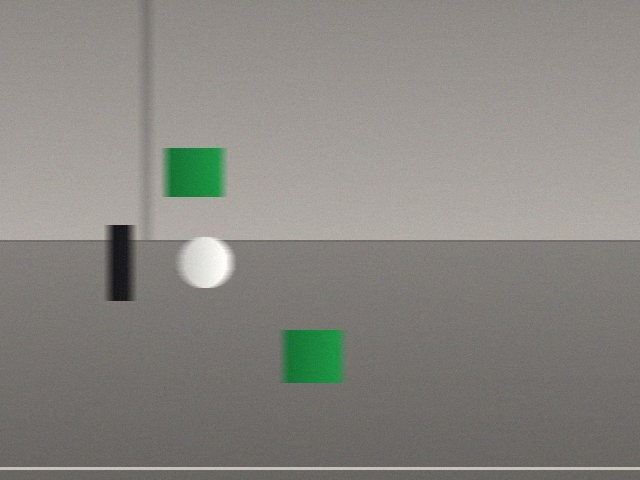
#> input picture lab-3/data/absent/absent-000.jpg, 640 x 480 px
$ python -i step2.py   (imports and definitions only)
#> lines starting #> are read from the running program, lines starting #| are printed output that depends on the picture; after the words box and inside, x2 and y2 are one past the last pixel; in counts of white or black regions, pixels touching at a corner belong together
### lab-3/harness.py
"""Small helpers the engine gives you. **Do not modify this file.**

You get one thing here: `show`, which writes an intermediate image to `out/`
when the engine runs with `--show`, and does nothing otherwise. A vision
pipeline is debugged by looking at it, and this is how you look.

    from harness import show

    show("mask", mask)              # any 2D or 3D numpy array
"""
from __future__ import annotations

import pathlib

import cv2
import numpy as np

_state = {"enabled": False, "dir": pathlib.Path("out"), "stem": "frame"}


# [4 lines left out: function enable, not called in this run]


def frame(stem: str) -> None:
    _state["stem"] = stem


def show(tag: str, image) -> None:
    """Write `image` to out/<frame>-<tag>.png, when --show is on."""
    if not _state["enabled"]:
        return
    arr = np.asarray(image)
    if arr.dtype != np.uint8:
        lo, hi = float(np.min(arr)), float(np.max(arr))
        arr = np.zeros_like(arr, dtype=np.uint8) if hi - lo < 1e-9 else \
            ((arr - lo) / (hi - lo) * 255).astype(np.uint8)
    if arr.ndim == 3 and arr.shape[2] == 3:
        arr = cv2.cvtColor(arr, cv2.COLOR_RGB2BGR)
    cv2.imwrite(str(_state["dir"] / f"{_state['stem']}-{tag}.png"), arr)

### lab-3/step2.py
"""Step 2 — The markers.

You write one function here: `detect_marker`. It finds a paper cylinder in an
image, and says which of the nine sheets it is, how far, and in which
direction. Run it with:

    python engine.py --input files --set even --show

Then open `out/`: your intermediate images are there. Open them again after
every change. A vision pipeline is debugged by looking.

Read this file from top to bottom. Do what each TODO asks.
"""

# The type hints below (`image: np.ndarray`, `-> str`…) say what each function
# takes and returns. Python does not check them, but your editor uses them to
# help you. This line lets us write them in the modern way.
from __future__ import annotations

# math has the functions of trigonometry: math.atan, math.degrees.
# https://docs.python.org/3/library/math.html
import math

# OpenCV is the library for images. Its Python name is cv2. We use it to change
# the colour space, to close holes in a mask, and to find regions. Its Python
# tutorials are short and have pictures:
# https://docs.opencv.org/4.x/d6/d00/tutorial_py_root.html
import cv2

# numpy is the library for arrays of numbers. An image is an array of
# H x W x 3 numbers: H rows, W columns, 3 colours (red, green, blue), each
# between 0 and 255. Everybody imports it under the short name `np`.
import numpy as np

# `show(name, array)` writes an image to out/ when the engine runs with
# --show, and does nothing otherwise. It is in harness.py.
from harness import show


# -----------------------------------------------------------------------------
# The constants that turn pixels into metres
# -----------------------------------------------------------------------------

# The focal length of the camera, in pixels. The images of data/ were rendered
# with a known camera. data/camera.json describes it: open it in your editor.
FOCAL_PX = 530  # TODO: the value of "focal_px" in data/camera.json

# The real height of the marker: from the top of its top black band to the
# bottom of its bottom black band, in metres. Slide 9 of the lecture ("Distance
# from apparent size") needs it: d = f * H_real / h_pixels.
# assets/geometry.json gives it in millimetres: "cylinder_ink_height_mm".
# Open the file in your editor. You can write a division: 201.5 / 1000.
CYLINDER_HEIGHT_M = 201.5/1000  # TODO: a number, in metres (not in mm)


# -----------------------------------------------------------------------------
# The nine sheets
# -----------------------------------------------------------------------------

# A vertical line down the middle of a marker crosses its bands, from top to
# bottom. We write each band as one letter: "k" black, "w" white, "r" red,
# "g" green. Sheet 1 is black, red, black: "krk".
#
# TODO: complete the patterns of sheets 3, 4, 6, 7 and 8. The table of
# scenario.md §4.1 describes them, and assets/sheet-3.png… show them. Sheet 5
# has 2 black stripes on white: "kwk". Sheets 6, 7 and 8 have 3, 4 and 5.
PATTERNS: dict[str, str | None] = {
    "sheet-1": "krk",
    "sheet-2": "kgk",
    "sheet-3": "krgk",
    "sheet-4": "kgrk",
    "sheet-5": "kwk",
    "sheet-6": "kwkwk",
    "sheet-7": "kwkwkwk",
    "sheet-8": "kwkwkwkwk",
    "sheet-9": "k",
}


# -----------------------------------------------------------------------------
# Two functions are given. Read them line by line. Then give each one a name
# that says what it does.
# -----------------------------------------------------------------------------

# TODO: this function turns one pixel into one letter. Give it a name in two
# or three words joined by "_". Rename it here, and in `detect_marker` below.
def pixel_to_letter(hsv_pixel: np.ndarray) -> str:
    # The pixel is in HSV, not in RGB: hue (the colour on the colour wheel),
    # saturation (how strong the colour is), value (how bright it is). Slide 7
    # ("HSV separates hue from brightness") says why: when the light changes,
    # the hue stays, the value moves.
    # In OpenCV, the three numbers go from 0 to 255, except the hue: an angle
    # from 0 to 360 degrees, stored divided by 2, so from 0 to 179.
    # `h, s, v = hsv_pixel` puts the three numbers in three names at once.
    h, s, v = hsv_pixel
    # Too dark: black ink, whatever its colour.
    if v < 90:
        return "k"
    # A strong colour, bright enough to trust its hue.
    if s > 90 and v > 60:
        # Red is at 0 degrees on the colour wheel, which is also 360: its hue
        # is near 0 or near 180 in OpenCV.
        if h < 12 or h > 168:
            return "r"
        # Green is at 120 degrees: 60 in OpenCV.
        if 40 < h < 90:
            return "g"
    # Anything else: the white paper.
    return "w"


# TODO: this function turns a list of letters, one per row of pixels, into a
# short word, one letter per band. Give it a name in two or three words
# joined by "_". Rename it here, and in `detect_marker` below.
def collapse_color_list(labels: list[str], min_run: int) -> str:
    # Example: labels = ["k", "k", "k", "r", "r", "r", "r", "k", "k", "k"],
    # min_run = 3 gives "krk".
    # A "run" is a group of the same letter, one after the other. A run
    # shorter than `min_run` rows is noise: we drop it.
    # `min_run` is the setting that decides. Too large, a real thin band
    # disappears. Too small, the edge of a shadow adds a band: sheet 6 in a
    # shadow reads as sheet 7.
    out = []                 # the letters kept, one per band
    current = None           # the letter of the current run
    count = 0                # how many rows the current run has so far
    # We add None at the end, so that the last run also closes.
    for label in labels + [None]:
        # Same letter as before: the run goes on.
        if label == current:
            count += 1
            continue
        # A new letter: the current run ends. Keep its letter if the run is
        # long enough, and if it is not the same letter as the band before
        # (a dropped run between two runs of "k" must not give "kk").
        if current is not None and count >= min_run and (not out or out[-1] != current):
            out.append(current)
        # A new run starts, with one row.
        current, count = label, 1
    # "".join(out) makes one word of the letters. .strip("w") removes the
    # white paper above and below the marker.
    return "".join(out).strip("w")


# -----------------------------------------------------------------------------
# Your function
# -----------------------------------------------------------------------------

# Sheet 5 is black, white, black: two black bands, and nothing between them.
# To see one marker, not two, we close the white gap with a tall, thin
# "structuring element" (a small rectangle of ones). How tall, in pixels?
# At 1 m, the marker is about 106 px tall in the image (slide 9), and the
# white gap of sheet 5 is 60 % of it: about 64 px. The rectangle must be
# taller than the gap. Closer than 1 m, the gap grows: keep that in mind in
# step 4.
CLOSE_HEIGHT_PX = 81  # TODO: a whole number of pixels. Try 81.


def detect_marker(image: np.ndarray) -> tuple[str, float | None, float | None, float]:
    # `image` is H x W x 3, in RGB, one byte (0 to 255) per colour.
    # Return a tuple of four values: (target, distance_m, bearing_deg,
    # confidence), for example ("sheet-3", 1.12, -4.5, 0.83).
    #   target      one of the keys of PATTERNS, or "unknown"
    #   distance_m  from the apparent height, in metres
    #   bearing_deg the angle to the marker; to the left is negative
    #   confidence  between 0 and 1
    # "unknown" is an answer, not a failure: the robot does something with it.

    # 1. The colour threshold (slide 13: "The classical pipeline, in four
    #    steps").
    #    TODO: convert the image from RGB to HSV. cv2.cvtColor takes the image
    #    and a code that says which conversion. The codes all start with
    #    cv2.COLOR_: find the right one in the documentation, and replace
    #    COLOR_None with it. Careful: our image is in RGB, not in BGR.
    #    https://docs.opencv.org/4.x/df/d9d/tutorial_py_colorspaces.html
    hsv = cv2.cvtColor(image, cv2.COLOR_RGB2HSV)
#> hsv: shape (480, 640, 3); mean H, S, V 16.2, 18.8, 138.5
    #    `hsv[..., 1]` is the second number of every pixel: an H x W array of
    #    saturations. The `...` means "all the rows, all the columns".
    s, v = hsv[..., 1], hsv[..., 2]
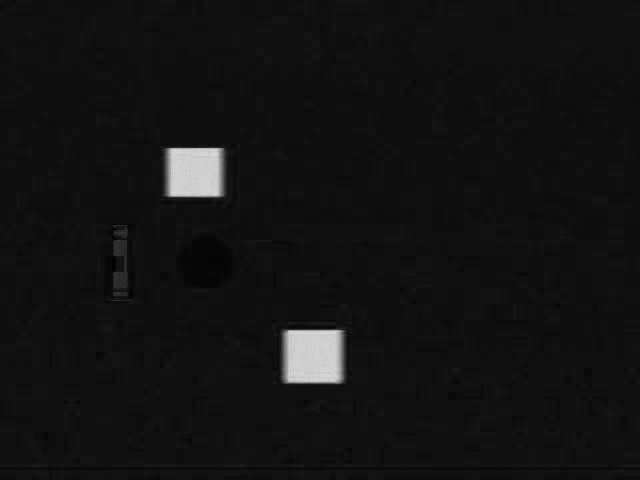
#> s: shape (480, 640); min 0, max 221, mean 18.8

    #    TODO: `ink` is an H x W array of True and False: True where the pixel
    #    is ink. In words: the pixel is dark (v below 95), or it is a strong,
    #    bright colour (s above 95 and v above 55).
    #    On arrays, `and` and `or` do not work: numpy uses `&` for "and", `|`
    #    for "or", on every pixel at once. Put each comparison in parentheses,
    #    as in (v < 95): `&` and `|` are computed before `<`.
    ink = (v < 95) | ((s>95) & (v>55))
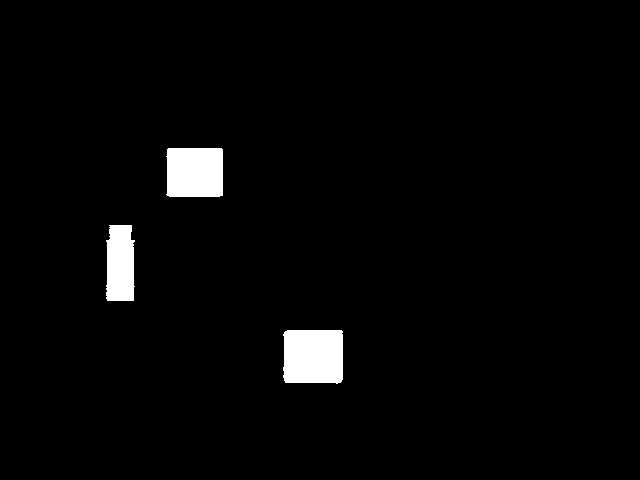
#> ink: shape (480, 640) bool; 2.6% white; 3 white regions, box (x1, y1, x2, y2) and area: (283, 330, 343, 384) 3126, (166, 148, 223, 197) 2739, (106, 225, 135, 301) 1991

    # 2. Morphology: close the holes, and join the top and bottom bands of
    #    sheet 5. A "closing" fills every gap smaller than the structuring
    #    element. `.astype(np.uint8)` turns True/False into 1/0: OpenCV wants
    #    numbers.
    #    https://docs.opencv.org/4.x/d9/d61/tutorial_py_morphological_ops.html
    #    TODO: np.ones((rows, columns), np.uint8) is the structuring element.
    #    Replace None with the number of rows: the height you chose above.
    #    Three columns: we close vertically only.
    mask = cv2.morphologyEx(ink.astype(np.uint8), cv2.MORPH_CLOSE,
                            np.ones((CLOSE_HEIGHT_PX, 3), np.uint8))
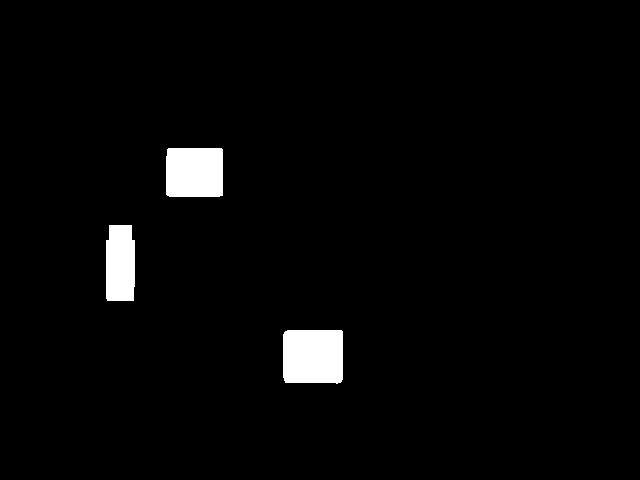
#> mask: shape (480, 640); values 0 (black) and 1 (white), 2.6% white; 3 white regions
    #    Look at it: out/<image>-marker-mask.png. 1 * 255 is white.
    show("marker-mask", mask * 255)

    # 3. Contours: the outline of each white region of the mask.
    #    RETR_EXTERNAL keeps the outer outlines only; CHAIN_APPROX_SIMPLE
    #    stores them with few points. `_` is a value we do not use.
    #    https://docs.opencv.org/4.x/d4/d73/tutorial_py_contours_begin.html
    contours, _ = cv2.findContours(mask, cv2.RETR_EXTERNAL, cv2.CHAIN_APPROX_SIMPLE)
#> contours = 3 contours; box (x1, y1, x2, y2) and area: (283, 330, 343, 384) 3054, (166, 148, 223, 197) 2674, (106, 225, 135, 301) 1996
    #    cv2.boundingRect gives the smallest upright box around a contour:
    #    (x, y, w, h), its left column, its top row, its width and its height.
    #    https://docs.opencv.org/4.x/dd/d49/tutorial_py_contour_features.html
    #    The form `[f(c) for c in contours]` is a "list comprehension": a list
    #    with one value per contour. It is the same as a for loop that calls
    #    .append().
    boxes = [cv2.boundingRect(c) for c in contours]
#> boxes = [(283, 330, 60, 54), (106, 225, 29, 76), (166, 148, 57, 49)]

    # 4. The shape filter. A marker is a rolled A4 sheet, standing: 297 mm
    #    around, so 297 / pi = 95 mm wide, and about 200 mm tall. Seen from
    #    the front, height / width is about 2.1. At an angle, or half hidden,
    #    it changes: we accept from 0.9 to 2.6.
    #    TODO: keep only the boxes b that are a possible marker. `b[2]` is the
    #    width, `b[3]` the height. In words: at least 24 px tall, at least 8 px
    #    wide, and height / width between 0.9 and 2.6. Python accepts
    #    `0.9 <= a <= 2.6`. Write the condition after `if`.
    boxes = [b for b in boxes if b[2] >= 8 and b[3] >= 24 and 0.9 <= (b[3] / b[2]) <= 2.6]
#> boxes = [(283, 330, 60, 54)]
    if not boxes:
        return "unknown", None, None, 0.0

    #    The tallest box. max(list, key=f) returns the element whose f is the
    #    largest. `lambda b: b[3]` is a small function without a name: it
    #    takes b and returns its height.
    #    https://docs.python.org/3/library/functions.html#max
    x, y, w, height = max(boxes, key=lambda b: b[3])
#> x = 283; y = 330; w = 60; height = 54

    # 5. Read the bands, down a thin column at the centre of the box: from
    #    the column x + w // 2 - half to the column x + w // 2 + half.
    #    `a:b` in an index keeps the rows (or columns) from a to b - 1.
    half = max(1, w // 8)
#> half = 7
    column = hsv[y:y + height, x + w // 2 - half: x + w // 2 + half + 1]
    #    `column` has `height` rows. Each row, column[row], is a small array:
    #    one line per pixel, one column per channel (H, S, V).
    #    TODO: the median pixel of each row: np.median of column[row] takes the
    #    median of each channel over the pixels of the row, when you give it
    #    the right `axis`. axis=0 goes down the lines, axis=1 across the
    #    columns. Which one gives three numbers, H, S and V? Replace None.
    #    https://numpy.org/doc/stable/reference/generated/numpy.median.html
    labels = [pixel_to_letter(np.median(column[row], axis=0))
              for row in range(height)]
#> in pixel_to_letter, `h, s, v = hsv_pixel`: h = 69; s = 159; v = 120
#> labels = 54 items, first 6: 'g', 'g', 'g', 'g', 'g', 'g'
    #    A run must last a twentieth of the height, and at least 3 rows.
    word = collapse_color_list(labels, max(3, height // 20))
#> the loop in collapse_color_list, `for label in labels + [None]:` made 55 passes
#> label on passes 2 to 9: 'g', 'g', 'g', 'g', 'g', 'g', 'g', 'g'
#> after the loop in collapse_color_list, `for label in labels + [None]:`: out = ['g']
#> word = 'g'

    #    TODO: the sheet whose pattern is `word`. In words: start with
    #    sheet = None; for each name and pattern of PATTERNS.items(), if the
    #    pattern is equal to word, the sheet is that name.

    sheet = None
    for name,pattern in PATTERNS.items():
        if pattern == word:
            sheet = name
            break
    if sheet is None:
        return "unknown", None, None, 0.0

    # 6. Distance and bearing.
    #    TODO: the distance, in metres, from the apparent height `height`, in
    #    pixels. Slide 9: d = f * H_real / h_pixels. Use FOCAL_PX and
    #    CYLINDER_HEIGHT_M.
    distance = FOCAL_PX*CYLINDER_HEIGHT_M/height

    #    How far the centre of the box is from the centre of the image, in
    #    pixels. image.shape is (H, W, 3): image.shape[1] is the width.
    offset = x + w / 2 - image.shape[1] / 2
    #    TODO: the bearing, in degrees. In the camera, tan(angle) = offset /
    #    focal. math.atan gives the angle in radians, math.degrees turns it
    #    into degrees.
    bearing = math.degrees(math.atan(offset/FOCAL_PX))

    # 7. The confidence: the fraction of ink in the box. `.mean()` of an array
    #    of True/False is the fraction of True. np.clip keeps a number between
    #    0 and 1. https://numpy.org/doc/stable/reference/generated/numpy.clip.html
    ink_fraction = float(ink[y:y + height, x:x + w].mean())
    return sheet, distance, bearing, float(np.clip(0.40 + 0.9 * ink_fraction, 0, 1))

>>> import cv2
>>> picture = cv2.cvtColor(cv2.imread('data/absent/absent-000.jpg'), cv2.COLOR_BGR2RGB)
>>> result = detect_marker(picture)

$ run again, on lab-3/data/absent/absent-002.jpg
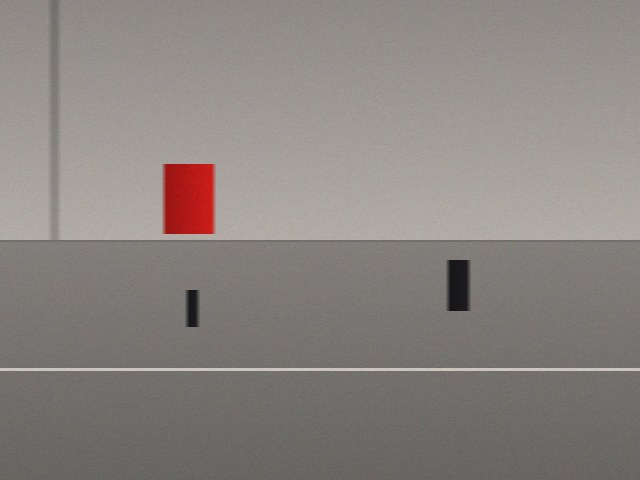
#> input picture lab-3/data/absent/absent-002.jpg, 640 x 480 px
#> hsv: shape (480, 640, 3); mean H, S, V 14.7, 17.7, 138.2
#> in detect_marker, `ink = (v < 95) | ((s>95) & (v>55))`:
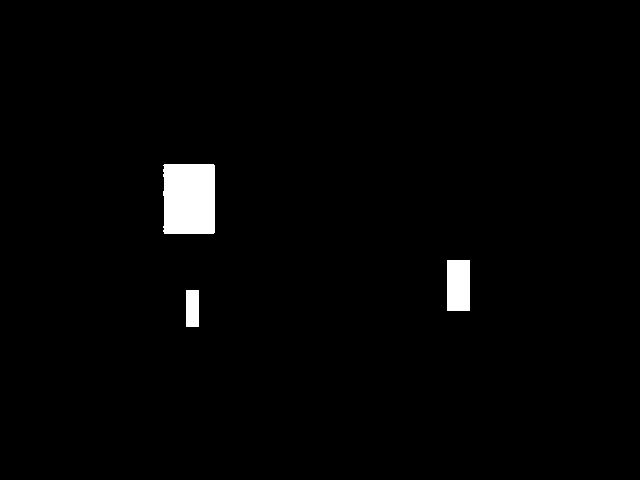
#> ink: shape (480, 640) bool; 1.7% white; 3 white regions, box (x1, y1, x2, y2) and area: (163, 164, 215, 234) 3584, (447, 260, 470, 311) 1173, (186, 290, 199, 327) 481
#> in detect_marker, `mask = cv2.morphologyEx(ink.astype(np.uint8), cv2.MORPH_CLOSE, np.ones..`:
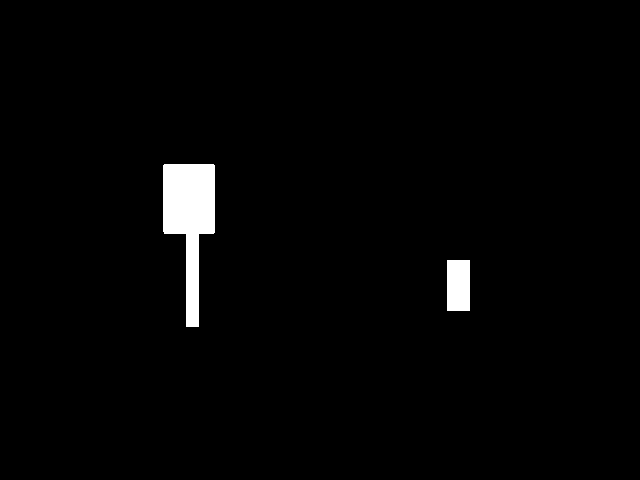
#> mask: shape (480, 640); values 0 (black) and 1 (white), 2% white; 2 white regions
#> contours = 2 contours; box (x1, y1, x2, y2) and area: (163, 164, 215, 327) 4633, (447, 260, 470, 311) 1100
#> in detect_marker, `boxes = [cv2.boundingRect(c) for c in contours]`: boxes = [(447, 260, 23, 51), (163, 164, 52, 163)]
#> in detect_marker, `boxes = [b for b in boxes if b[2] >= 8 and b[3] >= 24 and 0.9 <= (b[3]..`: boxes = [(447, 260, 23, 51)]
#> x = 447; y = 260; w = 23; height = 51
#> half = 2
#> in pixel_to_letter, `h, s, v = hsv_pixel`: h = 165; s = 20; v = 25
#> labels = 51 items, first 6: 'k', 'k', 'k', 'k', 'k', 'k'
#> the loop in collapse_color_list, `for label in labels + [None]:` made 52 passes
#> label on passes 2 to 9: 'k', 'k', 'k', 'k', 'k', 'k', 'k', 'k'
#> after the loop in collapse_color_list, `for label in labels + [None]:`: out = ['k']
#> word = 'k'
#> distance = 2.09
#> offset = 138.5
#> bearing = 14.65
#> ink_fraction = 1
#> result = ('sheet-9', 2.09, 14.65, 1)

$ run again, on lab-3/data/absent/absent-003.jpg
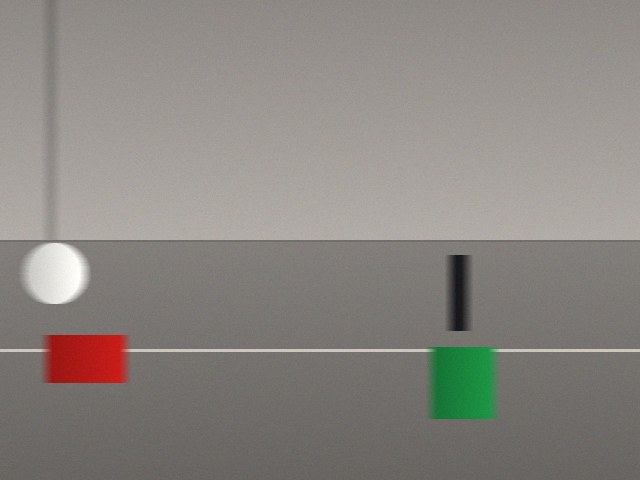
#> input picture lab-3/data/absent/absent-003.jpg, 640 x 480 px
#> hsv: shape (480, 640, 3); mean H, S, V 15.6, 20.6, 140
#> in detect_marker, `ink = (v < 95) | ((s>95) & (v>55))`:
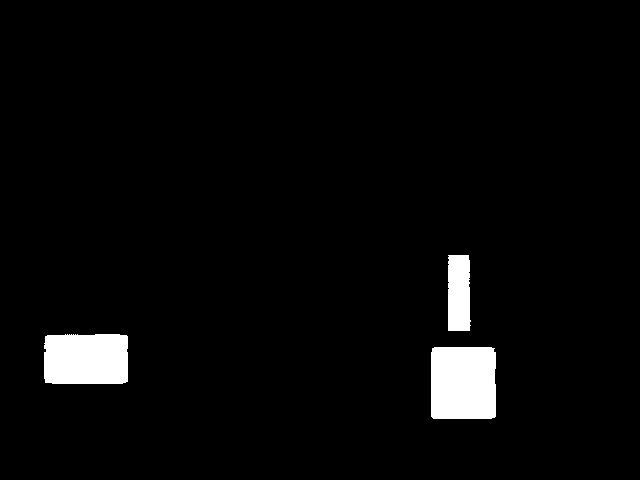
#> ink: shape (480, 640) bool; 3.4% white; 3 white regions, box (x1, y1, x2, y2) and area: (431, 347, 496, 419) 4639, (44, 334, 128, 384) 4108, (448, 255, 471, 331) 1657
#> in detect_marker, `mask = cv2.morphologyEx(ink.astype(np.uint8), cv2.MORPH_CLOSE, np.ones..`:
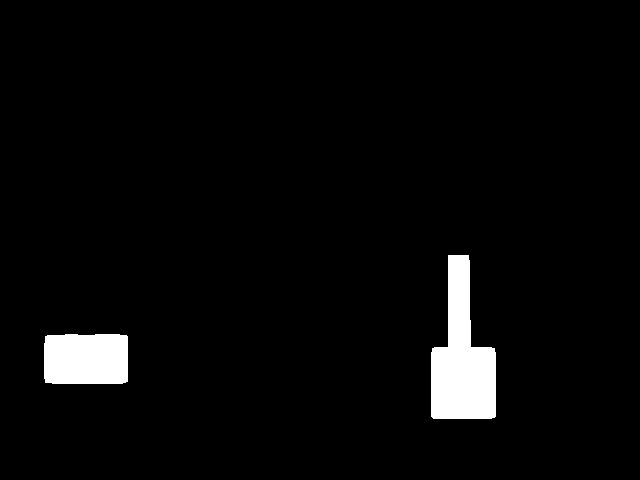
#> mask: shape (480, 640); values 0 (black) and 1 (white), 3.5% white; 2 white regions
#> contours = 2 contours; box (x1, y1, x2, y2) and area: (431, 255, 496, 419) 6481, (44, 334, 128, 384) 3996
#> in detect_marker, `boxes = [cv2.boundingRect(c) for c in contours]`: boxes = [(44, 334, 84, 50), (431, 255, 65, 164)]
#> in detect_marker, `boxes = [b for b in boxes if b[2] >= 8 and b[3] >= 24 and 0.9 <= (b[3]..`: boxes = [(431, 255, 65, 164)]
#> x = 431; y = 255; w = 65; height = 164
#> half = 8
#> in pixel_to_letter, `h, s, v = hsv_pixel`: h = 20; s = 21; v = 44
#> labels = 164 items, first 6: 'k', 'k', 'k', 'k', 'k', 'k'
#> the loop in collapse_color_list, `for label in labels + [None]:` made 165 passes
#> after the loop in collapse_color_list, `for label in labels + [None]:`: out = ['k', 'w', 'g']
#> word = 'kwg'
